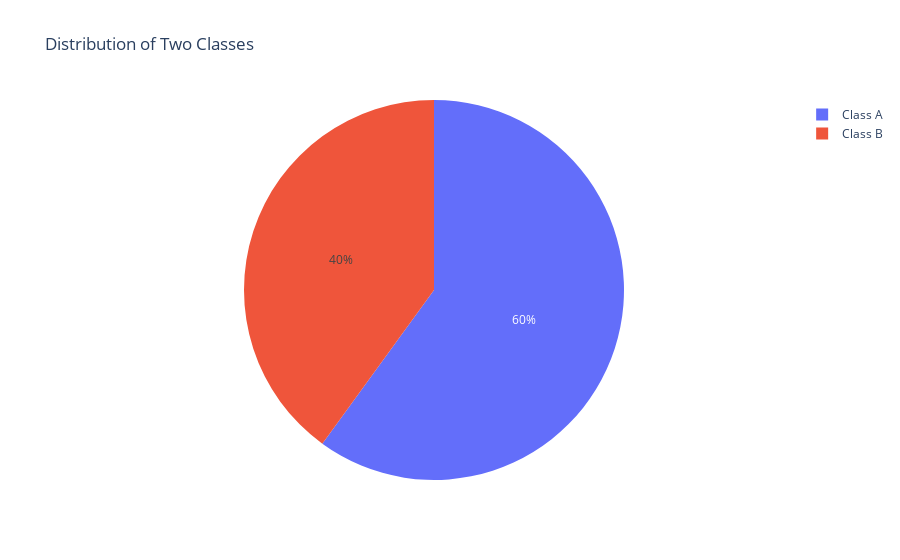

Write notebook code for a chart like this one.
### Markdown cell above
We can see the following

### Code cell
import plotly.graph_objects as go

# Data for the two classes
classes = ['Class A', 'Class B']
values = [60, 40]  # Example distribution: 60% Class A, 40% Class B

# Create the pie chart
fig = go.Figure(data=[go.Pie(labels=classes, values=values, hole=0)])  # Set hole=0 for a regular pie chart

# Add title
fig.update_layout(title_text='Distribution of Two Classes')

# Show the pie chart
fig.show()

### Figure 1 — Plotly figure (JSON) as saved in the notebook; plotly's stock layout.template omitted (floating-point values rounded to 4 significant figures)
{"data": [{"hole": 0, "labels": ["Class A", "Class B"], "type": "pie", "values": [60, 40]}], "layout": {"title": {"text": "Distribution of Two Classes"}}}
